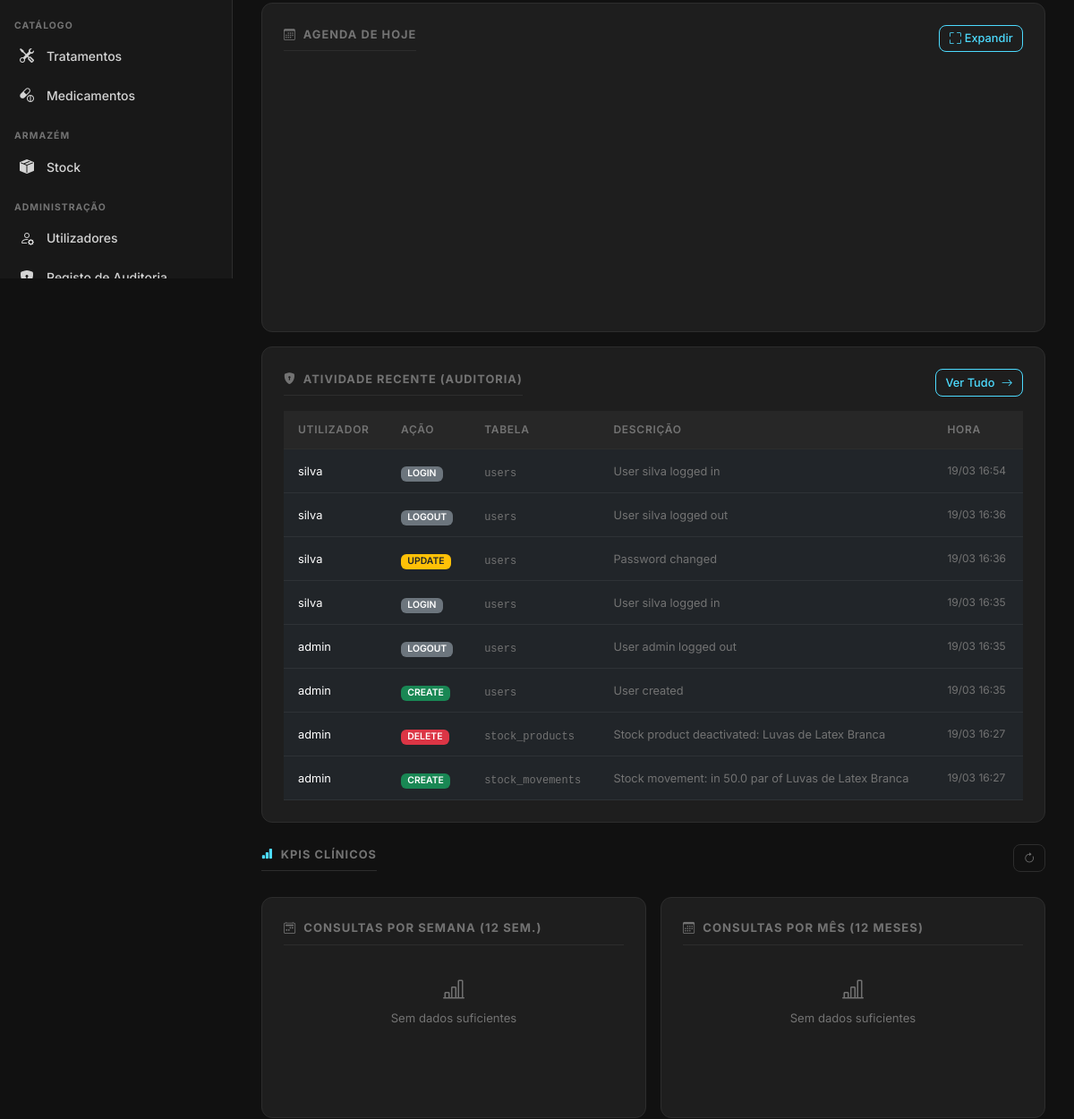
The app's page /dashboard (signed in, middle part), older data.
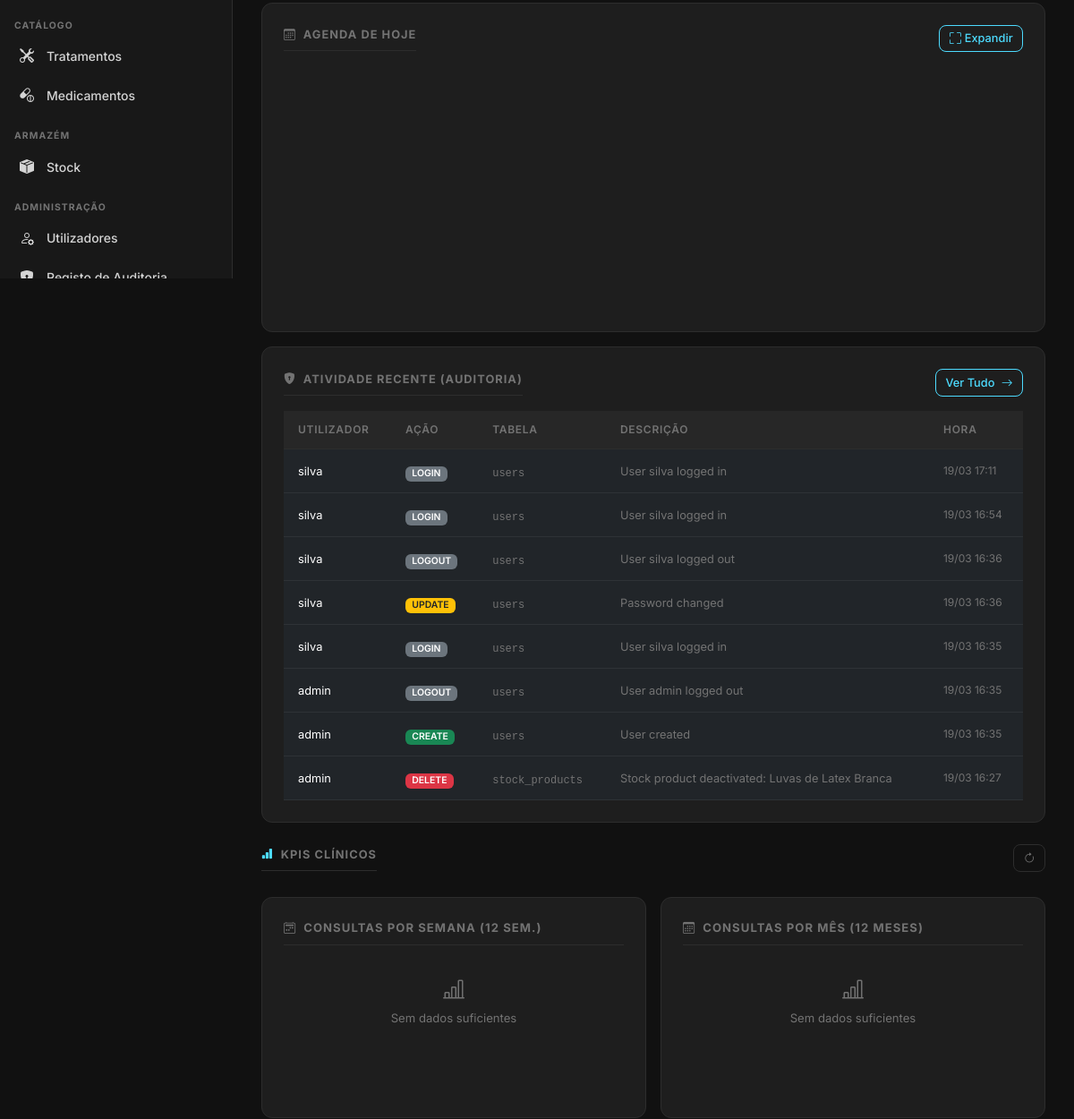
The same page, newer data.
### app/models.py (models this page shows)
class AuditLog(db.Model):
    __tablename__ = 'audit_log'
    id = db.Column(db.Integer, primary_key=True)
    user_id = db.Column(db.Integer, db.ForeignKey('users.id'), nullable=True)
    username = db.Column(db.String(80), nullable=True)
    action = db.Column(db.String(20), nullable=False)
    table_name = db.Column(db.String(100), nullable=False)
    record_id = db.Column(db.Integer, nullable=True)
    old_value = db.Column(db.JSON, nullable=True)
    new_value = db.Column(db.JSON, nullable=True)
    description = db.Column(db.Text, nullable=True)
    ip_address = db.Column(db.String(50), nullable=True)
    timestamp = db.Column(db.DateTime, default=lambda: datetime.now(timezone.utc), index=True)
    user = db.relationship('User', backref='audit_entries')

### app/main/routes.py (the view, shortened to what this page needs)
@main_bp.route('/dashboard')
@login_required
def dashboard():
    ctx = {}
    if current_user.role in [Role.SUPERADMIN, Role.CLINICAL_DIRECTOR]:
        ctx['total_patients'] = Patient.query.filter_by(is_active=True).count()
        ctx['total_sessions'] = ClinicalSession.query.count()
        ctx['total_dentists'] = User.query.filter_by(role=Role.DENTIST, is_active=True).count()
        today_start = datetime.combine(date.today(), datetime.min.time())
        today_end   = datetime.combine(date.today(), datetime.max.time())
        ctx['total_appointments_today'] = (Appointment.query
            .filter(Appointment.start_time >= today_start,
                    Appointment.start_time <= today_end)
            .count())
        ctx['recent_sessions'] = (ClinicalSession.query
                                   .order_by(ClinicalSession.created_at.desc())
                                   .limit(5).all())
        ctx['rooms'] = Room.query.order_by(Room.number).all()
        if not ctx['rooms']:
            _seed_rooms()
            ctx['rooms'] = Room.query.order_by(Room.number).all()
        ctx['recent_audits'] = (AuditLog.query
                                 .order_by(AuditLog.timestamp.desc())
                                 .limit(8).all())
    return render_template('main/dashboard.html', **ctx)

### app/__init__.py (called while the page is built)
def get_locale():
    lang = session.get('lang')
    if lang in ['pt', 'en', 'es']:
        return lang
    return 'pt'

### app/models.py (called while the page is built)
    def role_display(self):
        role_map = {
            Role.SUPERADMIN: 'Superadmin',
            Role.CLINICAL_DIRECTOR: 'Diretor Clínico',
            Role.DENTIST: 'Dentista',
            Role.PATIENT: 'Paciente',
            Role.RECEPTION: 'Recepção',
        }
        return role_map.get(self.role, self.role)

    def role_badge_class(self):
        badge_map = {
            Role.SUPERADMIN: 'danger',
            Role.CLINICAL_DIRECTOR: 'primary',
            Role.DENTIST: 'success',
            Role.PATIENT: 'info',
            Role.RECEPTION: 'warning',
        }
        return badge_map.get(self.role, 'secondary')

    @classmethod
    def all_as_dict(cls):
        stored = {s.key: s.value for s in cls.query.all()}
        result = dict(cls._DEFAULTS)
        result.update(stored)
        return result

### app/templates/main/dashboard.html (shortened to what the changed rows need)
{% extends "base.html" %}
{% block content %}
{% if current_user.role in ['superadmin', 'clinical_director'] %}
<div class="row g-3">
  {% if current_user.role in ['superadmin', 'clinical_director'] %}
  <div class="col-12">
    <div class="dc-card">
      {% if recent_audits %}
      <div class="table-responsive">
        <table class="table table-sm mb-0">
          <thead>
            <tr>
              <th>{{ _('Utilizador') }}</th>
              <th>{{ _('Ação') }}</th>
              <th>{{ _('Tabela') }}</th>
              <th>{{ _('Descrição') }}</th>
              <th>{{ _('Hora') }}</th>
            </tr>
          </thead>
          <tbody>
            {% for log in recent_audits %}
            <tr>
              <td style="font-size:.8rem">{{ log.username or '—' }}</td>
              <td>
                <span class="badge bg-{% if log.action == 'CREATE' %}success{% elif log.action == 'UPDATE' %}warning text-dark{% elif log.action == 'DELETE' %}danger{% else %}secondary{% endif %}" style="font-size:.65rem">
                  {{ log.action }}
                </span>
              </td>
              <td><code style="font-size:.75rem;color:var(--dc-text-muted)">{{ log.table_name }}</code></td>
              <td style="font-size:.8rem;color:var(--dc-text-muted)">{{ (log.description or '')[:60] }}</td>
              <td style="font-size:.75rem;color:var(--dc-text-muted)">
                {{ log.timestamp.strftime('%d/%m %H:%M') if log.timestamp else '—' }}
              </td>
            </tr>
            {% endfor %}
          </tbody>
        </table>
      </div>
      {% else %}
      <div class="text-center py-3" style="color:var(--dc-text-muted)">
        <small>{{ _('Nenhuma atividade registada') }}</small>
      </div>
      {% endif %}
    </div>
  </div>
  {% endif %}
</div>
{% endif %}
{% endblock %}
{% block extra_css %}
{% if current_user.role in ['superadmin', 'clinical_director', 'reception'] %}
<link href="https://cdn.jsdelivr.net/npm/fullcalendar@6.1.10/index.global.min.css" rel="stylesheet">
{% endif %}
{% endblock %}

Row changes from the older to the newer data that the page shows:
no longer on this page (row unchanged): AuditLog: username "admin", action "CREATE", table_name "stock_movements", description "Stock movement: in 50.0 par of Luvas de Latex Branca", timestamp "19/03 16:27"
added AuditLog: username "silva", action "LOGIN", table_name "users", description "User silva logged in", timestamp "19/03 17:11"
